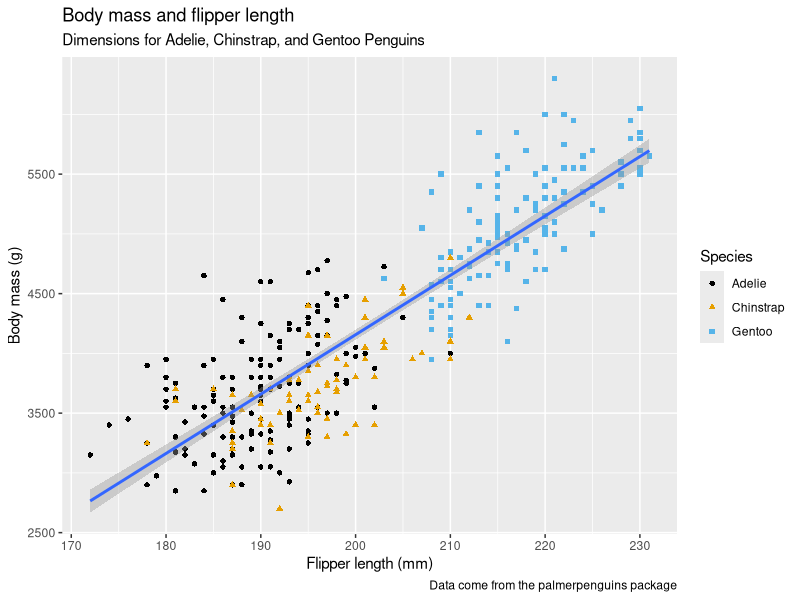
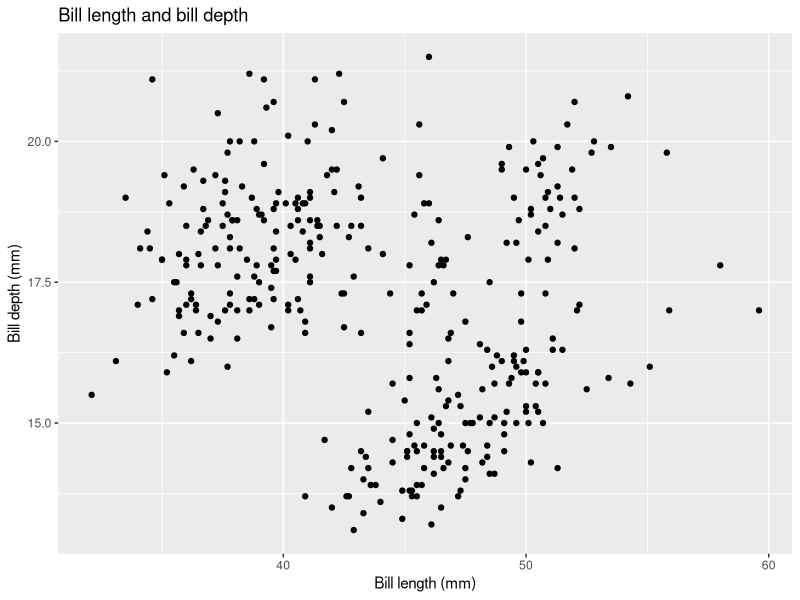
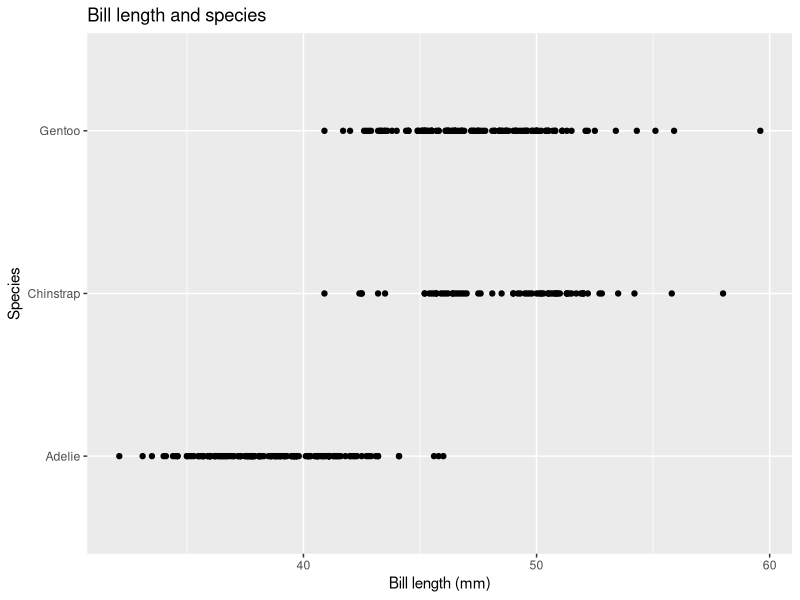
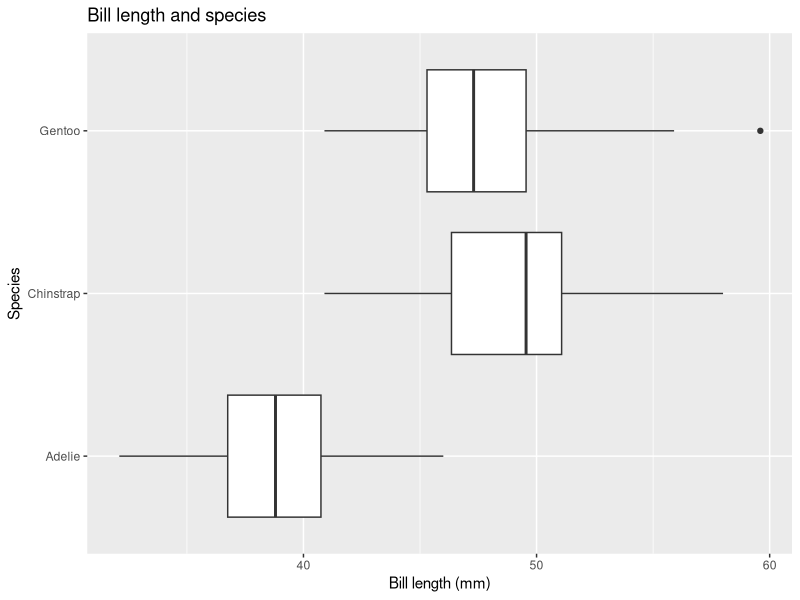
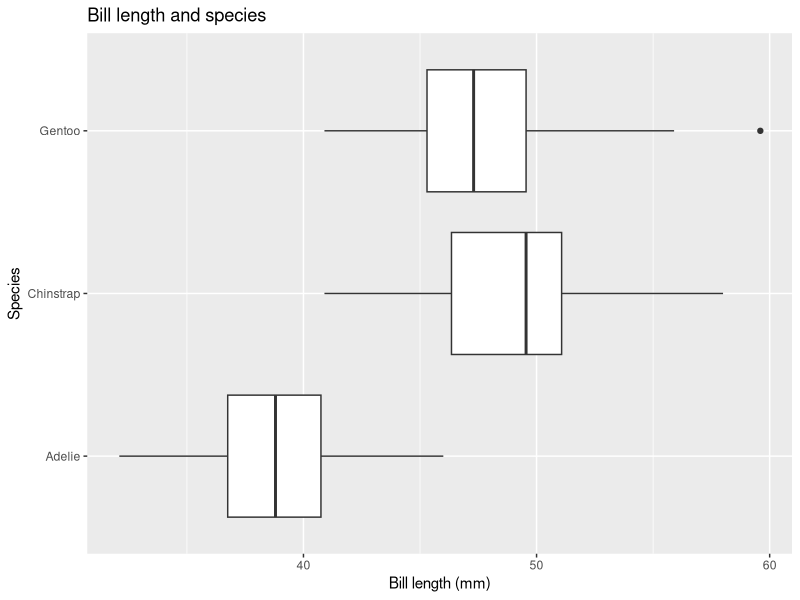
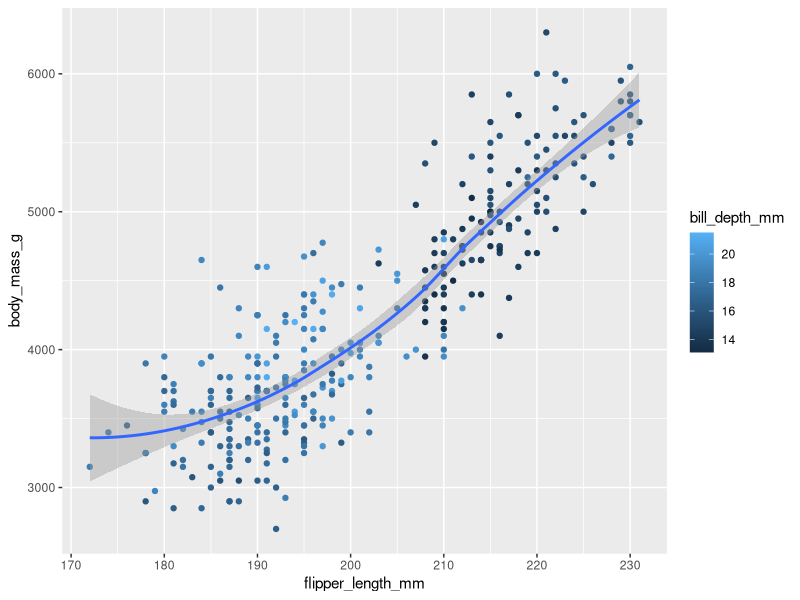
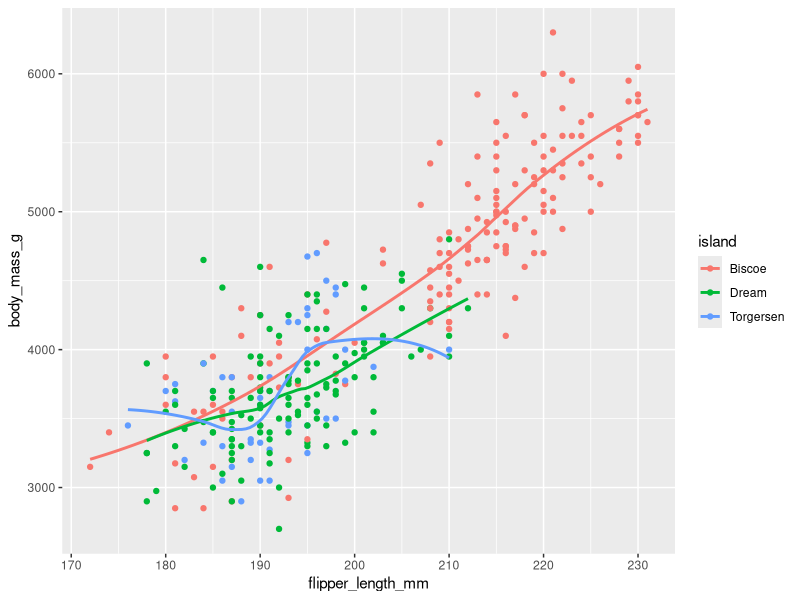
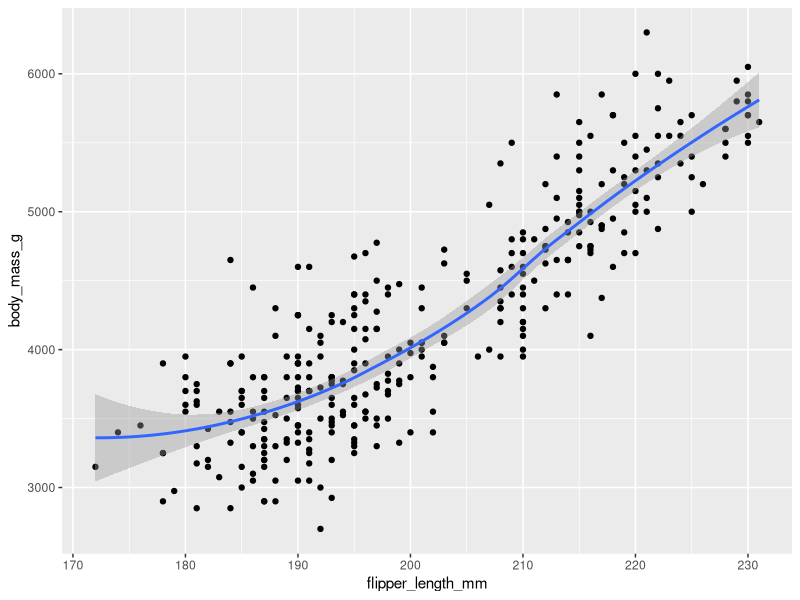

Write the R code that produced these figures, in order.
## ---- chunk 1
knitr::opts_chunk$set(echo = TRUE)
setwd('/Users/danielstafford/Coding/Tutorials/R-For-Data-Science')
getwd()
## ---- chunk 2
if (!require('tidyverse')) install.packages('palmerpenguins')
if (!require('palmerpenguins')) install.packages('palmerpenguins')
if (!require('ggthemes')) install.packages('ggthemes')

library(tidyverse)
library(palmerpenguins)
library(ggthemes)
## ---- chunk 3
penguins
glimpse(penguins)
View(penguins)
?penguins
## ---- chunk 4
ggplot(
  data = penguins, # data = optional
  mapping = aes(x = flipper_length_mm, y = body_mass_g)
) + # mapping = optional, inside first () so passed globally
  geom_point(mapping = aes(color = species, shape = species)) + # define colors for just points
  geom_smooth(method = "lm") +
  labs(
    title = "Body mass and flipper length",
    subtitle = "Dimensions for Adelie, Chinstrap, and Gentoo Penguins",
    x = "Flipper length (mm)",
    y = "Body mass (g)",
    color = "Species",
    shape = "Species",
    caption = "Data come from the palmerpenguins package"
  ) +
  scale_color_colorblind()


## ---- chunk 5
dim(penguins) # 344 rows, 8 columns

?penguins # a number denoting bill depth (millimeters) <- thickness

ggplot(data = penguins,
       mapping = aes(x = bill_length_mm, y = bill_depth_mm)) +
  geom_point() + # appearas positive
  labs(title = "Bill length and bill depth",
       x = "Bill length (mm)",
       y = "Bill depth (mm)")

ggplot(data = penguins, 
  mapping = aes(x = bill_length_mm, y = species)
 ) +
  geom_point() +
  labs(title = "Bill length and species",
       x = "Bill length (mm)",
       y = "Species")

ggplot(
  data = penguins,
  mapping = aes(x = bill_length_mm, y = species)
 ) +
  geom_boxplot() +
    labs(title = "Bill length and species",
       x = "Bill length (mm)",
       y = "Species")

ggplot(
  data = penguins,
  mapping = aes(x = bill_length_mm, y = species)
 ) +
  geom_boxplot(na.rm = T) + # ignore missing values
    labs(title = "Bill length and species",
       x = "Bill length (mm)",
       y = "Species")

colSums(is.na(penguins)) # get missing values

ggplot(data = penguins,
       mapping = aes(x = flipper_length_mm, y = body_mass_g)) +
  geom_point(mapping = aes(color = bill_depth_mm)) +
  geom_smooth()


ggplot(
  data = penguins,
  mapping = aes(x = flipper_length_mm, y = body_mass_g, color = island)
) +
  geom_point() +
  geom_smooth(se = FALSE)

ggplot(
  data = penguins,
  mapping = aes(x = flipper_length_mm, y = body_mass_g)
) +
  geom_point() +
  geom_smooth()

ggplot() +
  geom_point(
    data = penguins,
    mapping = aes(x = flipper_length_mm, y = body_mass_g)
  ) +
  geom_smooth(
    data = penguins,
    mapping = aes(x = flipper_length_mm, y = body_mass_g)
  )
## ---- chunk 6
# verbose
ggplot(data = penguins,
       mapping = aes(x = flipper_length_mm, y = body_mass_g)) +
  geom_point()

# concise
ggplot(penguins, aes(x = flipper_length_mm, y = body_mass_g)) +
  geom_point() 

# future pipe
penguins |> 
  ggplot(aes(x = flipper_length_mm, y = body_mass_g)) + 
  geom_point()

## ---- chunk 7

ggplot(penguins, aes(x = species)) +
  geom_bar()

# reorder bt frequency by change to factor
ggplot(penguins, aes(x = fct_infreq(species))) +
  geom_bar()

# 1.4.2 A numerical variable
ggplot(penguins, aes(x = body_mass_g)) +
  geom_histogram(binwidth = 200)

# play with bin width
ggplot(penguins, aes(x = body_mass_g)) +
  geom_histogram(binwidth = 20)
ggplot(penguins, aes(x = body_mass_g)) +
  geom_histogram(binwidth = 2000)

# denskity plot
ggplot(penguins, aes(x = body_mass_g)) +
  geom_density()
## ---- chunk 8
ggplot(penguins, aes(y= species)) + # horizatonal when y = 
  geom_bar()

ggplot(penguins, aes(x = species)) +
  geom_bar(color = "red") # outline red
 
ggplot(penguins, aes(x = species)) +
  geom_bar(fill = "red") # fill in red

# binwidth width of each bar in terms of x units

ggplot(diamonds, aes(x=carat)) +
  geom_histogram(binwidth=0.05)

ggplot(diamonds, aes(x=carat)) +
  geom_histogram(binwidth=0.50)
## ---- chunk 9
# boxplot
ggplot(penguins, aes(x = species, y = body_mass_g)) +
  geom_boxplot()

# density plot, customized the thickness of the lines using the linewidth argument in order to make them stand out a bit more against the background.
ggplot(penguins, aes(x = body_mass_g, color = species)) +
  geom_density(linewidth = 0.75)

# alpha aesthetic to add transparency to the filled density curves. 
ggplot(penguins, aes(x = body_mass_g, color = species, fill = species)) +
  geom_density(alpha = 0.5)

# 1.5.2 Two categorical variables

# difficlut to interpet, different bar siaes
ggplot(penguins, aes(x = island, fill = species)) +
  geom_bar()

#  relative frequency plot created by setting position = "fill" in the geom, is more useful for comparing species distributions across islands since it’s not affected by the unequal numbers of penguins across the islands
ggplot(penguins, aes(x = island, fill = species)) +
  geom_bar(position = "fill")

# 1.5.3 Two numerical variables

ggplot(penguins, aes(x = flipper_length_mm, y = body_mass_g)) +
  geom_point()

# 3 or more variables, butcluttered and difficult ot read
ggplot(penguins, aes(x = flipper_length_mm, y = body_mass_g)) +
  geom_point(aes(color = species, shape = island))

# solutoin1 facets!
ggplot(penguins, aes(x = flipper_length_mm, y = body_mass_g)) +
  geom_point(aes(color = species, shape = species)) +
  facet_wrap(~island) # seperate plots via island

## ---- chunk 10
mpg
?mpg 

ggplot(
  mpg, 
  aes(x = hwy, y = displ, size = cty)
) + 
  geom_point()

ggplot(
  mpg, 
  aes(x = hwy, y = displ, size = cty, color = cty)
) + 
  geom_point()

ggplot(
  mpg, 
  aes(x = hwy, y = displ, size = cty, color = cty, shape = drv)
) + 
  geom_point()

ggplot(
  mpg, 
  aes(x = hwy, y = displ, size = cty, color = cty, shape = drv, linewidth = cty) # linewidth is ignored
) + 
  geom_point()

ggplot(penguins, aes(x = bill_depth_mm, y = bill_length_mm)) +
  geom_point(aes(color=species)) + facet_wrap(~species)

ggplot(
  data = penguins,
  mapping = aes(
    x = bill_length_mm, y = bill_depth_mm, 
    color = species, shape = species
  )
) +
  geom_point() +
  labs(color = "species") # lower case to match var name

ggplot(penguins, aes(x = island, fill = species)) +
  geom_bar(position = "fill") # differences between islands
ggplot(penguins, aes(x = species, fill = island)) +
  geom_bar(position = "fill") # differences between species

## ---- chunk 11

ggplot(penguins, aes(x = flipper_length_mm, y = body_mass_g)) +
  geom_point()
ggsave(filename = "penguin-plot.svg")

## ---- chunk 12

ggplot(mpg, aes(x = class)) +
  geom_bar()
ggplot(mpg, aes(x = cty, y = hwy)) +
  geom_point()
ggsave("mpg-plot.pdf") # saves last run, remember to use f1 for help

